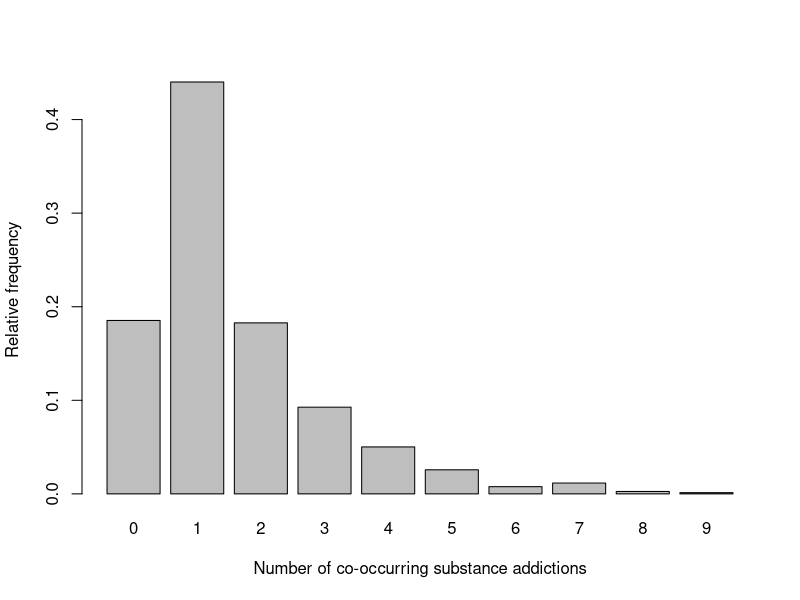
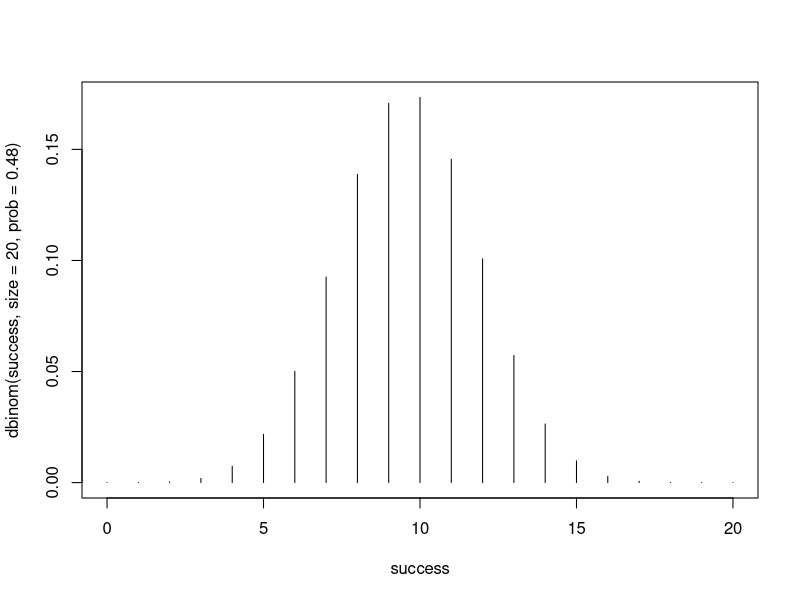
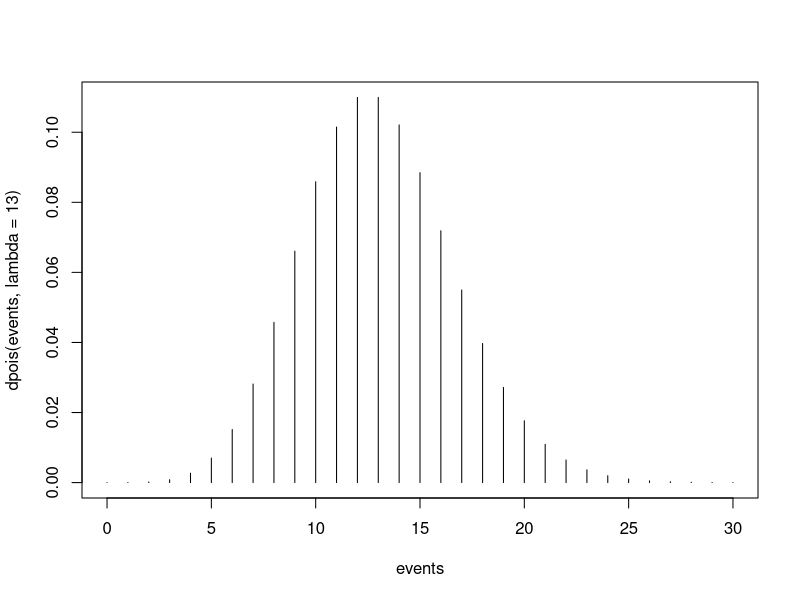
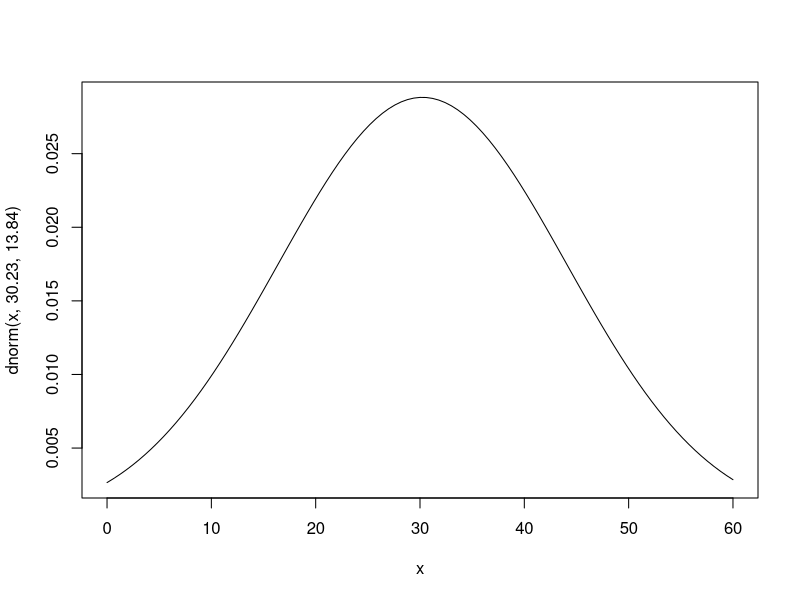

Write the R code that produced these figures, in order.
## ---- chunk 1
knitr::opts_chunk$set(echo = TRUE)
## ---- chunk 2
# load packages
library(tidyverse)
library(stats)
## ---- chunk 3
# set working directory
setwd("~/Google Drive/My Drive/1_CSUS/2024-2025/Spring 2025/PUBH 207B/Website/PUBH-207B-S25")
## ---- chunk 4
# import dataset
data <- read.csv("substances.csv") %>% select(-X)
## ---- chunk 5
# construct frequency table and save it as a new dataframe
subs <- as.data.frame(table(data$substances))
## ---- chunk 6
# print frequency table
print(subs)
## ---- chunk 7
# create a new variable for the relative frequency 
    # relative frequency = the proportion of subjects with each number of substances used
subs <- subs %>% mutate(rel_freq = Freq/(sum(Freq)))
## ---- chunk 8
# print frequency table
print(subs)
## ---- chunk 9
# generate a simple bar chart for sex
barplot(subs$rel_freq, 
        xlab = "Number of co-occurring substance addictions", 
        ylab = "Relative frequency", 
        col = "gray",
        names.arg = subs$Var1)
## ---- chunk 10
# convert factor to numeric variable
subs$Var1 <- as.character(subs$Var1) # first convert to character 
subs$Var1 <- as.numeric(subs$Var1)
## ---- chunk 11
# obtain the probability of fewer than 3 co-occurring substance addictions
subs %>% filter(Var1 < 3) %>% summarise(sum(rel_freq))
## ---- chunk 12
subs %>% filter(Var1 > 6) %>% summarise(sum(rel_freq))
## ---- chunk 13
subs %>% filter(Var1 >= 2 & Var1 <= 5) %>% summarise(sum(rel_freq))
## ---- chunk 14
mean(rep(subs$Var1, subs$Freq)) # mean
var(rep(subs$Var1, subs$Freq)) # variance
sd(rep(subs$Var1, subs$Freq)) # standard deviation
## ---- chunk 15
# find probability that 8 out of 20 adults will have been diagnosed with hypertension
dbinom(8, 20, 0.48)
## ---- chunk 16
# find probability that fewer than 8 out of 20 adults will have been diagnosed with hypertension
pbinom(7, 20, 0.48)
## ---- chunk 17
# find probability that 8 or more out of 20 adults will have been diagnosed with hypertension
1 - pbinom(7, 20, 0.48)
## ---- chunk 18
# find probability that between 8 and 12 (inclusive) out of 20 adults will have been diagnosed with hypertension
pbinom(12, 20, 0.48) - pbinom(7, 20, 0.48)
## ---- chunk 19
# calculate the mean (n*p)  and variance is n*p*(1-p) of the binomial distribution
20*0.48 # mean
20*0.48*(1-0.48) # variance
## ---- chunk 20
# define the range of successes as 0 to 20 for the purposes of our plot
success <- 0:20

# plot the Binomial distribution
plot(success, dbinom(success, size=20, prob=0.48), type = 'h')
## ---- chunk 21
# find probability that exactly 10 cases of esophageal cancer will be diagnosed
dpois(10, 13)
## ---- chunk 22
# find probability that 12 or fewer cases of esophageal cancer will be diagnosed
ppois(12, 13)
## ---- chunk 23
# find probability that 8 or more cases of esophageal cancer will be diagnosed
1 - ppois(7, 13)
## ---- chunk 24
# find probability that between 9 and 15 (inclusive) cases of esophageal cancer will be diagnosed
ppois(15, 13) - ppois(8, 13)
## ---- chunk 25
events <- 0:30
plot(events, dpois(events, lambda = 13), type = 'h')
## ---- chunk 26
# find probability that a randomly selected mother gained less than 15 pounds
pnorm(15, 30.23, 13.84)
## ---- chunk 27
# find probability that a randomly selected mother gained more than 40 pounds
1 - pnorm(40, 30.23, 13.84)
## ---- chunk 28
# find probability that a randomly selected mother gained between 15 and 40 pounds
pnorm(40, 30.23, 13.84) - pnorm(15, 30.23, 13.84)
## ---- chunk 29
curve(dnorm(x, 30.23, 13.84), from=0, to=60)
